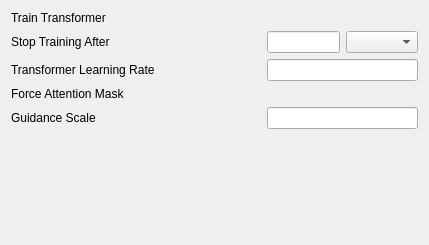
<?xml version="1.0" encoding="UTF-8"?>
<ui version="4.0">
 <class>Form</class>
 <widget class="QWidget" name="Form">
  <property name="geometry">
   <rect>
    <x>0</x>
    <y>0</y>
    <width>429</width>
    <height>245</height>
   </rect>
  </property>
  <property name="windowTitle">
   <string>Form</string>
  </property>
  <layout class="QVBoxLayout" name="verticalLayout">
   <item>
    <layout class="QHBoxLayout" name="horizontalLayout">
     <item>
      <widget class="QLabel" name="TrainTransformerLabel">
       <property name="minimumSize">
        <size>
         <width>250</width>
         <height>0</height>
        </size>
       </property>
       <property name="text">
        <string>Train Transformer</string>
       </property>
      </widget>
     </item>
     <item>
      <widget class="PlCheckBox" name="TrainTransformerCheck">
       <property name="toolTip">
        <string>Custom checkbox with styling</string>
       </property>
      </widget>
     </item>
    </layout>
   </item>
   <item>
    <layout class="QHBoxLayout" name="horizontalLayout_5">
     <item>
      <widget class="QLabel" name="StopTrainingAfterLabel">
       <property name="minimumSize">
        <size>
         <width>250</width>
         <height>0</height>
        </size>
       </property>
       <property name="text">
        <string>Stop Training After</string>
       </property>
      </widget>
     </item>
     <item>
      <widget class="QLineEdit" name="StopTrainingAfter"/>
     </item>
     <item>
      <widget class="QComboBox" name="StopTrainingAfterCombo"/>
     </item>
    </layout>
   </item>
   <item>
    <layout class="QHBoxLayout" name="horizontalLayout_4">
     <item>
      <widget class="QLabel" name="TransformerLearningRateLabel">
       <property name="minimumSize">
        <size>
         <width>250</width>
         <height>0</height>
        </size>
       </property>
       <property name="text">
        <string>Transformer Learning Rate</string>
       </property>
      </widget>
     </item>
     <item>
      <widget class="QLineEdit" name="TrainsformerLearningRate"/>
     </item>
    </layout>
   </item>
   <item>
    <layout class="QHBoxLayout" name="horizontalLayout_3">
     <item>
      <widget class="QLabel" name="ForceAttentionMaskLabel">
       <property name="minimumSize">
        <size>
         <width>250</width>
         <height>0</height>
        </size>
       </property>
       <property name="text">
        <string>Force Attention Mask</string>
       </property>
      </widget>
     </item>
     <item>
      <widget class="PlCheckBox" name="ForceAttentionMaskCheck">
       <property name="toolTip">
        <string>Custom checkbox with styling</string>
       </property>
      </widget>
     </item>
    </layout>
   </item>
   <item>
    <layout class="QHBoxLayout" name="horizontalLayout_2">
     <item>
      <widget class="QLabel" name="GuidanceScaleLabel">
       <property name="minimumSize">
        <size>
         <width>250</width>
         <height>0</height>
        </size>
       </property>
       <property name="text">
        <string>Guidance Scale</string>
       </property>
      </widget>
     </item>
     <item>
      <widget class="QLineEdit" name="GuidanceScale"/>
     </item>
    </layout>
   </item>
   <item>
    <spacer name="verticalSpacer">
     <property name="orientation">
      <enum>Qt::Orientation::Vertical</enum>
     </property>
     <property name="sizeHint" stdset="0">
      <size>
       <width>20</width>
       <height>64</height>
      </size>
     </property>
    </spacer>
   </item>
  </layout>
 </widget>
 <customwidgets>
  <customwidget>
   <class>PlCheckBox</class>
   <extends>QWidget</extends>
   <header>plwidgets.PlWidgets</header>
  </customwidget>
 </customwidgets>
 <resources/>
 <connections/>
</ui>
